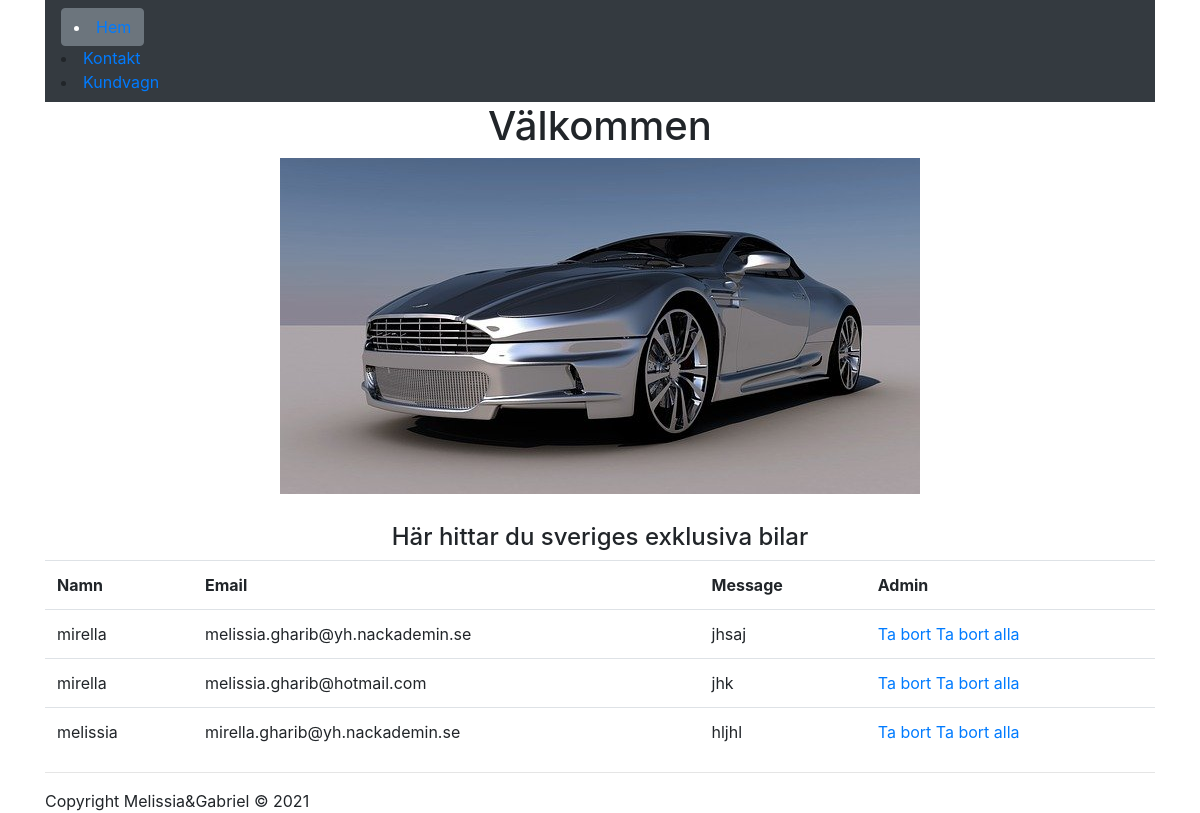
The app's page /admin.php with its own data.
### tables this page shows
CREATE TABLE `Contactform` (
  `id` int(11) NOT NULL,
  `Name` varchar(50) NOT NULL,
  `Email` varchar(50) NOT NULL,
  `Message` varchar(50) NOT NULL
);

### admin.php (the view, shortened to what this page needs)
<?php
 require_once ("db.php");
 require_once ("header.php");
 $stmt = $conn->prepare("SELECT * FROM Contactform");
 $stmt->execute();
 $result = $stmt->fetchAll();
 $table = "
    <table class='table table-hover'>
    <tr>
        <th>Namn</th>
        <th>Email</th>
        <th>Message</th>
        <th>Admin</th>
    </tr>
    ";
 foreach($result as $key => $value){
    $table .= "
        <tr>
            <td>$value[Name]</td>
            <td>$value[Email]</td>
            <td>$value[Message]</td>
            <td>
            <a href='delete.php?id=$value[id]'>Ta bort</a>
            <a href='deleteall.php?id=$value[id]'>Ta bort alla</a>
            </td>
        </tr>
    ";
 }
 $table .= "</table>";
 echo $table;
 require_once ("footer.php");

### records on screen
contactform: Name "mirella", Email "melissia.gharib@yh.nackademin.se", Message "jhsaj"
contactform: Name "mirella", Email "melissia.gharib@hotmail.com", Message "jhk"
contactform: Name "melissia", Email "mirella.gharib@yh.nackademin.se", Message "hljhl"
